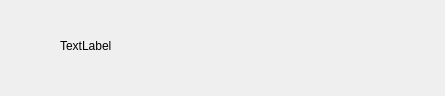
<?xml version="1.0" encoding="UTF-8"?>
<ui version="4.0">
 <class>Dialog</class>
 <widget class="QDialog" name="Dialog">
  <property name="geometry">
   <rect>
    <x>0</x>
    <y>0</y>
    <width>445</width>
    <height>96</height>
   </rect>
  </property>
  <property name="windowTitle">
   <string>Dialog</string>
  </property>
  <widget class="QLabel" name="label">
   <property name="geometry">
    <rect>
     <x>60</x>
     <y>30</y>
     <width>301</width>
     <height>31</height>
    </rect>
   </property>
   <property name="text">
    <string>TextLabel</string>
   </property>
  </widget>
 </widget>
 <resources/>
 <connections/>
</ui>
